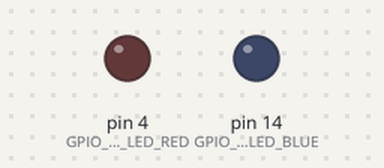
Recording of a sketch running on a simulated Arduino Uno, built with avr-gcc and run on an emulated ATmega328P. Shown: output pins drawn as LEDs (lit = HIGH).

Above: at 0.8 s.
At 7.45 s:
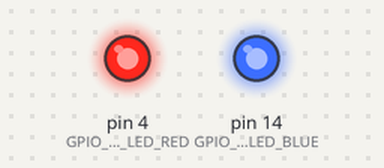
Timing chart, 0 to 8.1 s (numbered marks = the images above):
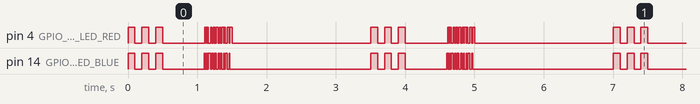

The sketch:

led-transferrer.ino
```cpp
#include <vector>

const int GPIO_PIN_LED_RED = 4;
const int GPIO_PIN_LED_BLUE = 14;
const int speed = 10;  // pause in miliseconds between bits
const String data = "Test";
std::vector<bool> dataInBinary;

std::vector<bool> convertStringToBinary(String text) {
  std::vector<bool> rawData;
  rawData.reserve(text.length() * 8 + 8); // 1 char = 8 bits; 8 bits of CRC

  for (char c : text) {
    for (int i = 7; i >= 0; --i) {
      rawData.push_back((c >> i) & 1);
    }
  }

  // CRC-8 (8 bits)
  uint8_t crc = 0;
  for (char c : text) {
    crc ^= c;  // XOR bytes
    for (int j = 0; j < 8; j++) {
      crc = (crc & 0x80) ? (crc << 1) ^ 0x07 : (crc << 1);
    }
  }

  for (int i = 7; i >= 0; --i) {
    rawData.push_back((crc >> i) & 1);
  }

  // Manchester encode
  std::vector<bool> data;
  data.reserve(rawData.size() * 2);

  for (bool bit : rawData) {
    data.push_back(bit);
    data.push_back(!bit);
  }

  return data;
}

void setup() {
  // put your setup code here, to run once:
  pinMode(GPIO_PIN_LED_RED, OUTPUT);
  pinMode(GPIO_PIN_LED_BLUE, OUTPUT);
  dataInBinary = convertStringToBinary(data);
}

void sendBinaryStartTransaction() {
  for (int i = 0; i < 3; i++) {
    digitalWrite(GPIO_PIN_LED_RED, HIGH);
    digitalWrite(GPIO_PIN_LED_BLUE, HIGH);
    delay(100);
    digitalWrite(GPIO_PIN_LED_RED, LOW);
    digitalWrite(GPIO_PIN_LED_BLUE, LOW);
    delay(100);
  }
  delay(500);
}

void sendBinaryEndTransaction() {
  digitalWrite(GPIO_PIN_LED_RED, LOW);
  digitalWrite(GPIO_PIN_LED_BLUE, LOW);
  delay(2000);
}

void sendBinaryData(const std::vector<bool>& data) {
  sendBinaryStartTransaction();

  for (size_t i = 0; i < data.size(); i += 2) {
    bool bit0 = data[i];
    bool bit1 = data[i + 1];

    int redVal = bit0 ? HIGH : LOW;
    int blueVal = bit1 ? HIGH : LOW;

    digitalWrite(GPIO_PIN_LED_RED, redVal);
    digitalWrite(GPIO_PIN_LED_BLUE, blueVal);
    delay(speed);
  }

  sendBinaryEndTransaction();
}

void loop() {
  // put your main code here, to run repeatedly:

  sendBinaryData(dataInBinary);
}
```

Measured:
- by itself, pin 4 (GPIO_PIN_LED_RED), pin 14 (GPIO_PIN_LED_BLUE): moves between LOW and HIGH, repeating every 3.5 s
- by itself, everything shown: repeats every 3.5 s, in 9 steps
